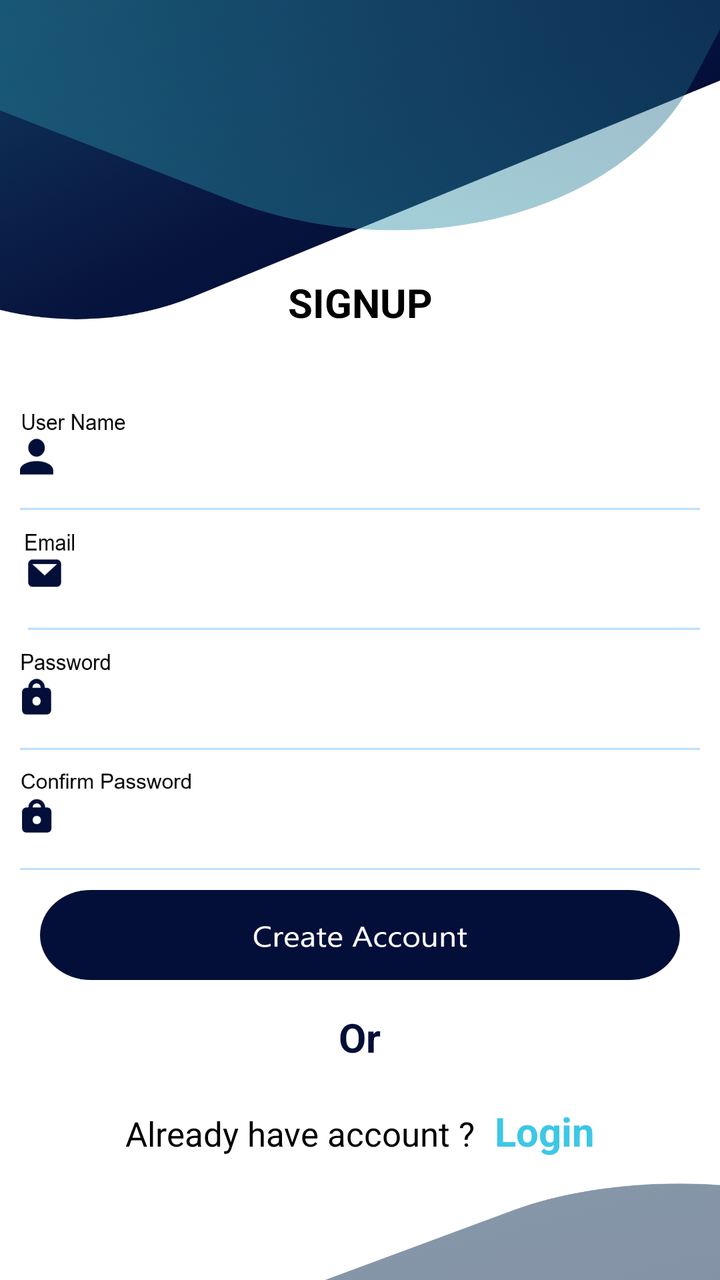
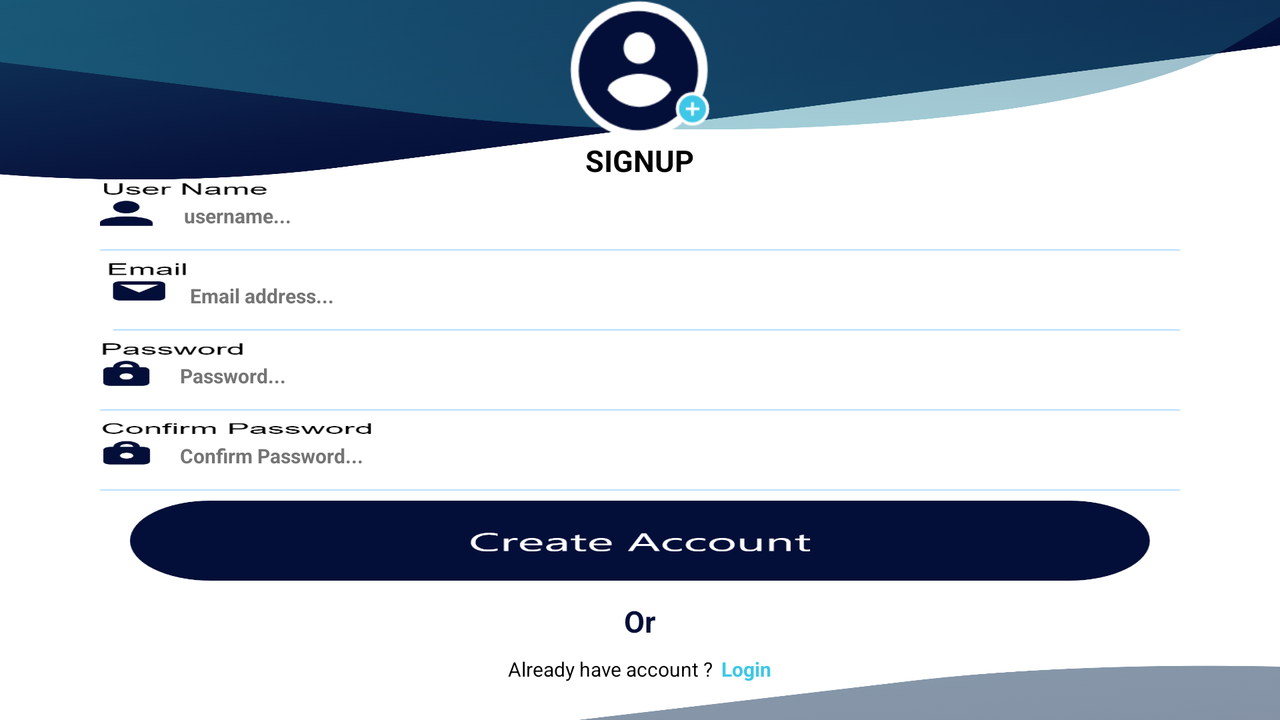

The same Android screen from two of the app's own layout files: first res/layout/ as a phone draws it, then the repository's variant for another configuration, drawn on a device whose configuration selects that folder. Both files follow.
<!-- AndroidManifest.xml: application theme AppTheme -->
<!-- res/layout/activity_register.xml -->
<?xml version="1.0" encoding="utf-8"?>
<RelativeLayout xmlns:android="http://schemas.android.com/apk/res/android"
    xmlns:app="http://schemas.android.com/apk/res-auto"
    xmlns:tools="http://schemas.android.com/tools"
    android:layout_width="match_parent"
    android:layout_height="match_parent"
    tools:context=".RegisterActivity"
    android:background="@drawable/lgbackground">
    <RelativeLayout
        android:layout_margin="5dp"
        android:layout_alignParentTop="true"
        android:layout_above="@+id/register_signForm"
        android:layout_width="match_parent"
        android:layout_height="match_parent"
        >

        <ImageButton
            android:layout_centerInParent="true"
            android:background="@android:color/transparent"
            android:id="@+id/register_profilePic"
            android:layout_centerHorizontal="true"
            android:scaleType="centerInside"
            android:layout_width="match_parent"
            android:layout_height="wrap_content"
            />
        <TextView
            android:gravity="center"
            android:layout_alignParentBottom="true"
            android:layout_below="@+id/register_profilePic"
            android:layout_centerInParent="true"
            android:layout_centerHorizontal="true"
            android:layout_width="match_parent"
            android:layout_height="wrap_content"
            android:text="SIGNUP"
            android:textSize="20dp"
            android:textStyle="bold"
            android:textColor="@color/colorBlack"
            />
    </RelativeLayout>
    <RelativeLayout
        android:layout_marginBottom="5dp"
        android:layout_width="match_parent"
        android:layout_height="wrap_content"
        android:id="@+id/register_signForm"
        android:layout_marginLeft="10dp"
        android:layout_marginRight="10dp"
        android:layout_centerInParent="true"
        >

        <EditText
            android:layout_alignParentTop="true"
            android:textColor="@color/colorBlack"
            android:autoSizeTextType="uniform"
            android:layout_centerHorizontal="true"
            android:id="@+id/register_userName"
            android:layout_width="match_parent"
            android:layout_height="50dp"
            android:background="@drawable/usernamelogo"
            android:inputType="textEmailAddress"
            android:paddingLeft="30dp"
            android:layout_marginBottom="10dp"
            android:textSize="15dp"
            android:textStyle="bold"/>
        <EditText
            android:layout_below="@+id/register_userName"
            android:textColor="@color/colorBlack"
            android:autoSizeTextType="uniform"
            android:layout_centerHorizontal="true"
            android:id="@+id/register_email"
            android:layout_width="match_parent"
            android:layout_height="50dp"
            android:background="@drawable/emaillogo"
            android:inputType="textEmailAddress"
            android:paddingLeft="30dp"
            android:layout_marginBottom="10dp"
            android:textSize="15dp"
            android:textStyle="bold"/>
        <EditText
            android:layout_marginBottom="10dp"
            android:textColor="@color/colorBlack"
            android:autoSizeTextType="uniform"
            android:textStyle="bold"
            android:id="@+id/register_password"
            android:layout_width="match_parent"
            android:layout_below="@+id/register_email"
            android:layout_centerHorizontal="true"
            android:layout_height="50dp"
            android:background="@drawable/passwordlogo"
            android:inputType="textPassword"
            android:paddingLeft="30dp"
            android:textSize="15dp" />
        <EditText
            android:textColor="@color/colorBlack"
            android:autoSizeTextType="uniform"
            android:textStyle="bold"
            android:id="@+id/register_confirmPassword"
            android:layout_width="match_parent"
            android:layout_below="@+id/register_password"
            android:layout_centerHorizontal="true"
            android:layout_height="50dp"
            android:background="@drawable/confirmpasswordlogo"
            android:inputType="textPassword"
            android:paddingLeft="30dp"
            android:textSize="15dp" />

    </RelativeLayout>
    <Button
        android:layout_marginRight="20dp"
        android:layout_marginLeft="20dp"
        android:layout_marginTop="5dp"
        android:id="@+id/register_buttonCreateAccount"
        android:layout_below="@+id/register_signForm"
        android:layout_width="match_parent"
        android:layout_height="45dp"
        android:background="@drawable/buttoncreateaccount" />
    <TextView
        android:id="@+id/ortext"
        android:layout_width="wrap_content"
        android:layout_height="wrap_content"
        android:textStyle="bold"
        android:text="Or"
        android:textColor="@color/colorPrimaryDark"
        android:layout_centerInParent="true"
        android:layout_below="@+id/register_buttonCreateAccount"
        android:layout_margin="15dp"
        android:textSize="20dp"
        />
    <LinearLayout
        android:layout_alignParentBottom="true"
        android:layout_below="@+id/ortext"
        android:layout_width="wrap_content"
        android:layout_height="wrap_content"
        android:layout_centerHorizontal="true"
        android:gravity="top">

        <TextView
            android:autoSizeTextType="uniform"
            android:textColor="@color/colorBlack"
            android:layout_margin="5dp"
            android:textSize="17dp"
            android:layout_width="wrap_content"
            android:layout_height="wrap_content"
            android:text="Already have account ?" />

        <TextView
            android:autoSizeTextType="uniform"
            android:id="@+id/register_login"
            android:layout_width="wrap_content"
            android:layout_height="wrap_content"
            android:layout_margin="5dp"
            android:text="Login"
            android:textColor="@color/colorLightPrimary"
            android:textSize="20sp"
            android:textStyle="bold"
            />
    </LinearLayout>


</RelativeLayout>
<!-- resources referenced by this layout -->
<resources>
  <color name="colorBlack">#000</color>
  <color name="colorLightPrimary">#3EC7E6</color>
  <color name="colorPrimaryDark">#030F38</color>
  <!-- drawable buttoncreateaccount: png bitmap (drawable, 6962 bytes) -->
  <!-- drawable confirmpasswordlogo: png bitmap (drawable, 10167 bytes) -->
  <!-- drawable emaillogo: png bitmap (drawable, 6575 bytes) -->
  <!-- drawable lgbackground: png bitmap (drawable, 42655 bytes) -->
  <!-- drawable passwordlogo: png bitmap (drawable-v24, 8806 bytes) -->
  <!-- drawable usernamelogo: png bitmap (drawable, 8594 bytes) -->
  <style name="AppTheme" parent="Theme.AppCompat.NoActionBar">
          
          <item name="colorPrimary">@color/colorPrimary</item>
          <item name="colorPrimaryDark">@color/colorPrimaryDark</item>
          <item name="colorAccent">@color/colorAccent</item>
          <item name="windowNoTitle">true</item>
          <item name="windowActionBar">false</item>
          <item name="android:windowFullscreen">true</item>
          <item name="android:windowContentOverlay">@null</item>
      </style>
  <color name="colorPrimary">#0E2F54</color>
  <color name="colorAccent">#D81B60</color>
</resources>
<!-- res/layout-land/activity_register.xml (the repository's variant of the layout above) -->
<!-- drawn on the phone turned sideways -->
<?xml version="1.0" encoding="utf-8"?>
<RelativeLayout xmlns:android="http://schemas.android.com/apk/res/android"
    xmlns:tools="http://schemas.android.com/tools"
    android:layout_width="match_parent"
    android:layout_height="match_parent"
    tools:context=".RegisterActivity"
    android:background="@drawable/lgbackground">

        <ImageButton
            android:layout_centerHorizontal="true"
            android:background="@android:color/transparent"
            android:id="@+id/register_profilePic"
            android:src="@drawable/createimage"
            android:scaleType="centerInside"
            android:layout_width="70dp"
            android:layout_height="70dp"
            />
        <TextView
            android:id="@+id/signupText"
            android:layout_width="wrap_content"
            android:layout_height="wrap_content"
            android:text="SIGNUP"
            android:textSize="15sp"
            android:textStyle="bold"
            android:textColor="@color/colorBlack"
            android:gravity="center"
            android:layout_centerHorizontal="true"
            android:layout_below="@+id/register_profilePic"
            />

    <RelativeLayout
        android:layout_below="@+id/signupText"
        android:layout_width="match_parent"
        android:layout_height="wrap_content"
        android:id="@+id/register_signForm"
        android:layout_marginLeft="50dp"
        android:layout_marginRight="50dp"
        android:layout_centerInParent="true"
        >

        <EditText
            android:id="@+id/register_userName"
            android:layout_width="wrap_content"
            android:layout_height="35dp"
            android:layout_alignParentTop="true"
            android:layout_centerHorizontal="true"
            android:autoSizeTextType="uniform"
            android:background="@drawable/usernamelogo"
            android:hint="username..."
            android:inputType="textEmailAddress"
            android:paddingLeft="42dp"
            android:textColor="@color/colorBlack"
            android:textColorHint="@color/colorGray"
            android:textSize="10dp"
            android:textStyle="bold" />

        <EditText
            android:layout_marginTop="5dp"
            android:layout_marginBottom="5dp"
            android:id="@+id/register_email"
            android:layout_width="wrap_content"
            android:layout_height="35dp"
            android:layout_below="@+id/register_userName"
            android:layout_centerHorizontal="true"
            android:autoSizeTextType="uniform"
            android:background="@drawable/emaillogo"
            android:hint="Email address..."
            android:inputType="textEmailAddress"
            android:paddingLeft="45dp"
            android:textColor="@color/colorBlack"
            android:textColorHint="@color/colorGray"
            android:textSize="10dp"
            android:textStyle="bold" />

        <EditText
            android:layout_marginBottom="5dp"
            android:id="@+id/register_password"
            android:layout_width="wrap_content"
            android:layout_height="35dp"
            android:layout_below="@+id/register_email"
            android:layout_centerHorizontal="true"
            android:autoSizeTextType="uniform"
            android:background="@drawable/passwordlogo"
            android:hint="Password..."
            android:inputType="textPassword"
            android:paddingLeft="40dp"
            android:textColor="@color/colorBlack"
            android:textColorHint="@color/colorGray"
            android:textSize="10dp"
            android:textStyle="bold" />

        <EditText
            android:id="@+id/register_confirmPassword"
            android:layout_width="wrap_content"
            android:layout_height="35dp"
            android:layout_below="@+id/register_password"
            android:layout_centerHorizontal="true"
            android:autoSizeTextType="uniform"
            android:background="@drawable/confirmpasswordlogo"
            android:hint="Confirm Password..."
            android:inputType="textPassword"
            android:paddingLeft="40dp"
            android:textColor="@color/colorBlack"
            android:textColorHint="@color/colorGray"
            android:textSize="10dp"
            android:textStyle="bold"
            />
    </RelativeLayout>

    <Button
        android:layout_centerInParent="true"
        android:layout_below="@+id/register_signForm"
        android:layout_marginBottom="5dp"
        android:layout_centerHorizontal="true"
        android:id="@+id/register_buttonCreateAccount"
        android:layout_width="match_parent"
        android:layout_height="40dp"
        android:layout_marginEnd="65dp"
        android:layout_marginStart="65dp"
        android:layout_marginTop="5dp"
        android:background="@drawable/buttoncreateaccount" />

    <TextView
        android:id="@+id/ortext"
        android:layout_width="wrap_content"
        android:layout_height="wrap_content"
        android:textStyle="bold"
        android:text="Or"
        android:layout_margin="5dp"
        android:textColor="@color/colorPrimaryDark"
        android:layout_centerInParent="true"
        android:layout_below="@+id/register_buttonCreateAccount"
        android:textSize="15sp"
        />

    <LinearLayout
        android:layout_below="@+id/ortext"
        android:layout_centerInParent="true"
        android:id="@+id/third"
        android:layout_width="wrap_content"
        android:layout_height="wrap_content"
        android:layout_centerHorizontal="true"
        android:gravity="center">

        <TextView
            android:layout_margin="2dp"
            android:layout_width="wrap_content"
            android:layout_height="wrap_content"
            android:text="Already have account ?"
            android:textColor="@color/colorBlack"
            android:textSize="10sp"
            />

        <TextView
            android:layout_margin="2dp"
            android:id="@+id/register_login"
            android:layout_width="wrap_content"
            android:layout_height="wrap_content"
            android:text="Login"
            android:textColor="@color/colorLightPrimary"
            android:textSize="10sp"
            android:textStyle="bold" />
    </LinearLayout>


</RelativeLayout>
<!-- resources referenced by the variant -->
<!-- as the phone turned sideways resolves them -->
<resources>
  <color name="colorBlack">#000</color>
  <color name="colorGray">#757575</color>
  <color name="colorLightPrimary">#3EC7E6</color>
  <color name="colorPrimaryDark">#030F38</color>
  <!-- drawable buttoncreateaccount: png bitmap (drawable, 6962 bytes) -->
  <!-- drawable confirmpasswordlogo: png bitmap (drawable, 10167 bytes) -->
  <!-- drawable createimage: png bitmap (drawable-v24, 6777 bytes) -->
  <!-- drawable emaillogo: png bitmap (drawable, 6575 bytes) -->
  <!-- drawable lgbackground: png bitmap (drawable, 42655 bytes) -->
  <!-- drawable passwordlogo: png bitmap (drawable-v24, 8806 bytes) -->
  <!-- drawable usernamelogo: png bitmap (drawable, 8594 bytes) -->
  <style name="AppTheme" parent="Theme.AppCompat.NoActionBar">
          
          <item name="colorPrimary">@color/colorPrimary</item>
          <item name="colorPrimaryDark">@color/colorPrimaryDark</item>
          <item name="colorAccent">@color/colorAccent</item>
          <item name="windowNoTitle">true</item>
          <item name="windowActionBar">false</item>
          <item name="android:windowFullscreen">true</item>
          <item name="android:windowContentOverlay">@null</item>
      </style>
  <color name="colorPrimary">#0E2F54</color>
  <color name="colorAccent">#D81B60</color>
</resources>
